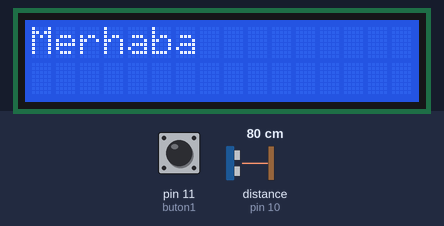
The sketch below on a simulated Arduino Uno, built with avr-gcc and run on an emulated ATmega328P. Parts: 16×2 character LCD. Wiring (inferred from the names in the program): ultrasonic range finder: trigger pin 9; echo pin 10. The test bench sets the inputs (shaded band); at power-on: pin 11 (buton1) LOW, distance to the obstacle (sensor on pin 10) 80 cm. The echo pulse lasts 58.3 µs per cm; what the sketch prints to the serial monitor is not drawn.

Above: at 0.1 s.
At 1.1 s:
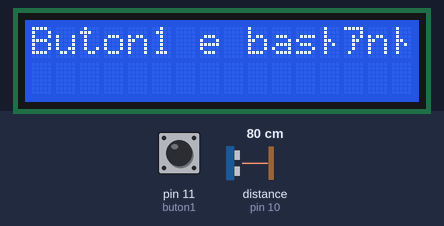

The sketch:

boyolcer.ino
```cpp
#include <LiquidCrystal.h>
const int rs = 8; // lcd den komut veya data girisi 0 ise komut 1 ise data
const int en = 7; // izin sinyali
const int d4 = 3; // VO ekranın konstrat ayarı pot ile
const int d5 = 4; // rw read or write 0 ise write 1 ise read
const int d6 = 5; // A K anot katot ayarı anota 3.3 volt veya 5 volt ise 220 ohm direnc
const int d7 = 6; // vss toprak vdd artı hatta bagla
const int trig = 9;
const int echo = 10;
const int buton1 = 11;
const int buton2 = 12;
LiquidCrystal lcd(rs, en, d4, d5, d6, d7); //(rs,rw,e,d0...d7)var ise
float  hesapla() {
  digitalWrite(trig, HIGH);
  delayMicroseconds(10);
  digitalWrite(trig, LOW);
  delayMicroseconds(50);
  float sure = pulseIn(echo, HIGH);
  float mesafe = (sure / 2) / 29.1;
  return mesafe;
}
void setup() {
  pinMode(trig, OUTPUT);
  pinMode(echo, INPUT);
  lcd.begin(16, 2);
  lcd.print("Merhaba");
  delay(1000);
  lcd.home();
  lcd.println("Buton1 e basınız");
  Serial.begin(9600);
}


typedef enum
{
  START_STATE = 0x00,
  CALIBRATION_STATE = 0x01,
  MEASUREMENT_STATE = 0x02,

} state_table;

state_table state = START_STATE;
float calibration_val = 0;

void loop() {


  switch (state)
  {
    case START_STATE :
      if (digitalRead(buton1))
      {
        state = CALIBRATION_STATE;
        delay(100);
      }
      Serial.println(state);
      while(digitalRead(buton1));
    case CALIBRATION_STATE :
      calibration_val = hesapla();

      Serial.println(calibration_val);
      Serial.println(state);
      while(digitalRead(buton1));
      state = MEASUREMENT_STATE;
      delay(100);
    case MEASUREMENT_STATE :
      if (digitalRead(buton1))
      {
        float current_val = hesapla();
        float diff = calibration_val - current_val;
        Serial.println(diff);
        Serial.println(state);
        while(digitalRead(buton1));
        state = START_STATE;

      }

  }
}
```
